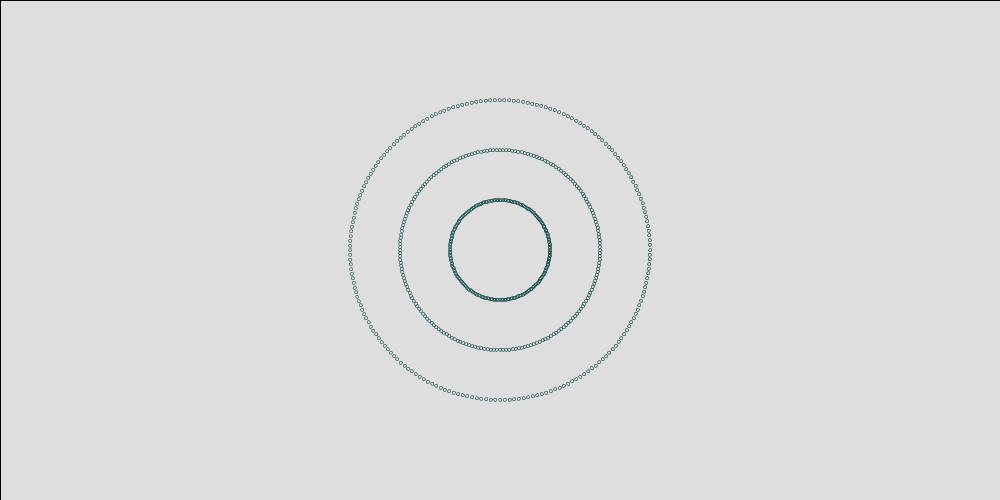
Frame 1 (no input)
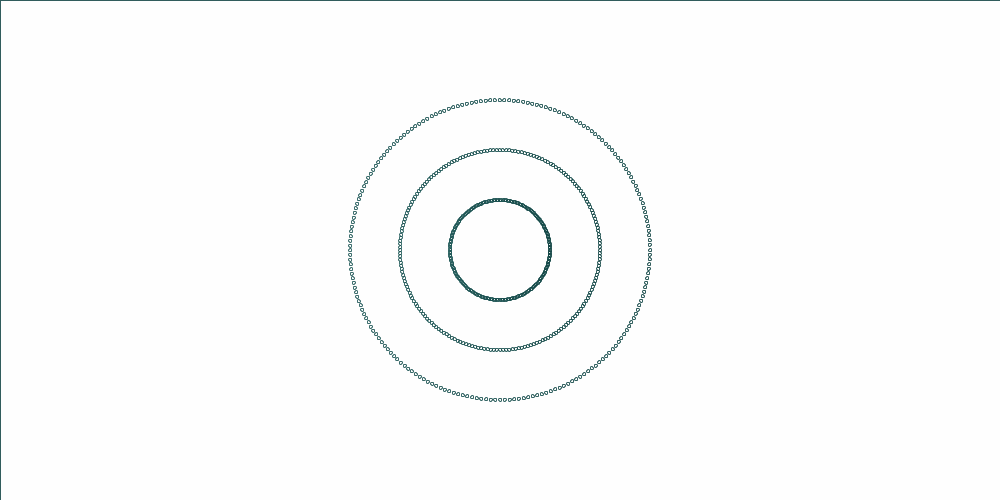
Frame 60 (the mouse pressed at the canvas centre just before this capture)
Frame 120 (the mouse held since frame 60 and released just before this capture): identical to frame 60, image omitted

The Processing sketch that drew these frames (run headless with seeded random() and noise(); from frame 60 on, the mouse is pressed at the canvas centre):

// Processing sketch: processing_47547
// ── processing_47547.pde

//Jordan Logo
//vector
//end at frame 354
int RADIAN_STEPS = 200;
color COLOR1, COLOR2;
int radius_multiplier = 50;
float amt = 0;


void setup()

{
  size(1000,500);
  smooth();
  COLOR1 = color(19,80,79);
  COLOR2 = color(2,57,56);

  
}

void draw()
{
  if (frameCount > 250)
  {
    amt = constrain(abs(log((frameCount - 150) / 100.0)),0,1);
    if(frameCount > 550)
    {
      //amt = 1/((frameCount/10.0) - 550);
    }
    
  }
  
  
  fill(255,90);
  rect(0,0,width,height);
  int radius;
  for (int i = 1; i < 4; ++i)
  {
    pushMatrix();
    translate(width/2,height/2);
    radius = radius_multiplier * i;
    //draw loop
    //beginShape();
    for(int j = 0; j < RADIAN_STEPS; ++j)
    {
      noFill();
      strokeWeight(0.7);
      //strokeWeight(constrain(0,1.2,abs(1/tan(3.14*(j+frameCount)/RADIAN_STEPS))));
      stroke(blend_color(COLOR1,COLOR2,abs(RADIAN_STEPS/2 - j)*2.0/RADIAN_STEPS),220);
      float xpos = lerp(radius*cos(2*j*3.14/RADIAN_STEPS),
         radius*cos(2*j*3.14/RADIAN_STEPS) + radius/1.4*sin((j)*3.14/RADIAN_STEPS)*tan((j)*3.14/RADIAN_STEPS),
        amt); 
      
      float ypos = lerp(radius*sin(2*j*3.14/RADIAN_STEPS),
            radius*sin(2*(j)*3.14/RADIAN_STEPS),
            amt);
            
      float rad = lerp(3,
         7+4*tan((j+frameCount)*3.1415/RADIAN_STEPS),
        amt);
      
      //ellipse(radius*cos(2*j*3.14/RADIAN_STEPS) + radius/1.4*sin((j)*3.14/RADIAN_STEPS)*tan((j)*3.14/RADIAN_STEPS),radius*sin(2*(j)*3.14/RADIAN_STEPS),7+4*tan((j+frameCount)*3.1415/RADIAN_STEPS),7+4*tan((j+frameCount)*3.1415/RADIAN_STEPS));
      //ellipse(radius*cos(2*(j)*3.14/RADIAN_STEPS) + radius/1.4*sin((j)*3.14/RADIAN_STEPS),radius*sin(2*(j+frameCount)*3.14/RADIAN_STEPS),7+4*tan((j+0)*3.1415/RADIAN_STEPS),7+4*tan((j+0)*3.1415/RADIAN_STEPS));
      ellipse(xpos,ypos,rad,rad);

    }
    
   popMatrix();
  }
 
      
}

color blend_color(color x, color y, float factor)
{
  
  color output;
  if (factor < 0) 
  {
    output = x;
    return output;
  }
  else if (factor > 1)
  {
    output = y;
    return output;
  }
  
  output = color((1-factor)*red(x)+factor*red(y),(1-factor)*green(x)+factor*green(y),(1-factor)*blue(x)+factor*blue(y),(1-factor)*alpha(x)+factor*alpha(y));
 
  return output;
}
